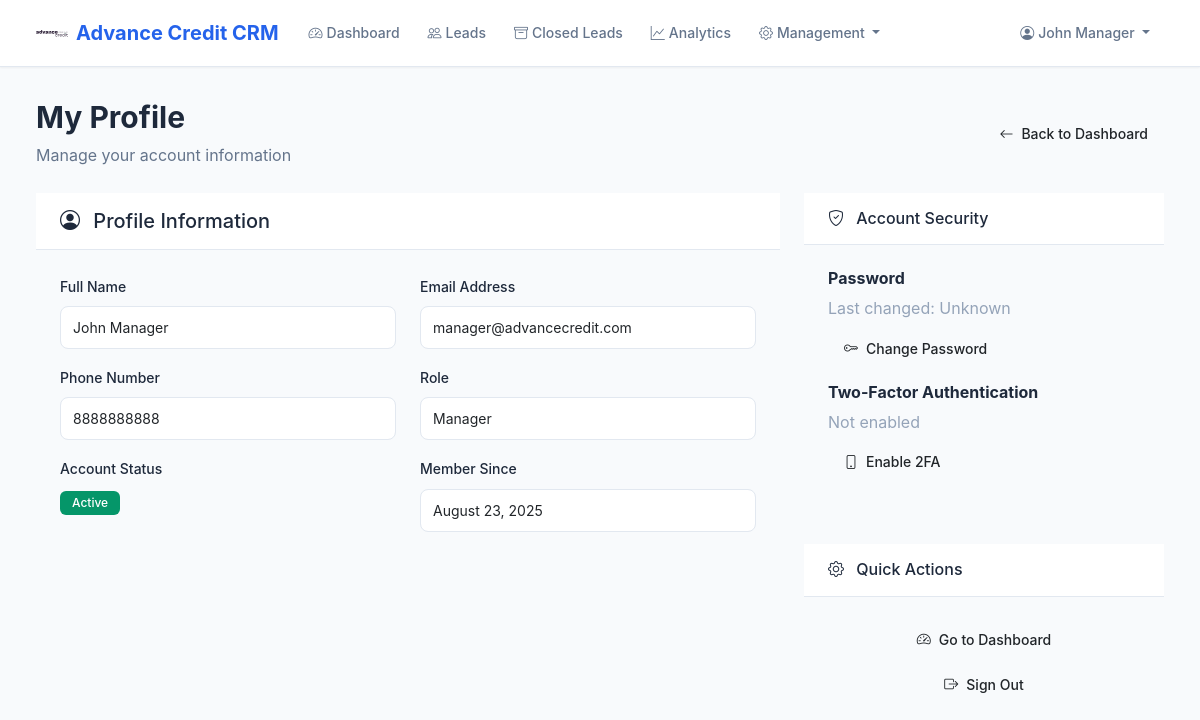
The app's page /crm/profile (signed in) with its own data.
### src/shared/crm_models.py (models this page shows)
class User(CRMBase):
    __tablename__ = "users"
    user_id = Column(Integer, primary_key=True, index=True)
    name = Column(String(128), nullable=False)
    email = Column(String(128), unique=True, nullable=False)
    phone = Column(String(32), unique=True, nullable=False)
    password_hash = Column(String(128), nullable=False)
    role = Column(String(32), default="employee")  # 'employee', 'manager', 'admin'
    is_active = Column(Boolean, default=True)
    created_at = Column(DateTime, server_default=func.now())
    employee = relationship("Employee", back_populates="user", uselist=False)

### src/crm/routes.py (the view)
@router.get("/profile", response_class=HTMLResponse)
def user_profile(request: Request, db: Session = Depends(get_db)):
    if not request.session.get("user_id"):
        return RedirectResponse("/crm/login", status_code=status.HTTP_302_FOUND)
    user_id = request.session.get("user_id")
    user = db.query(User).filter(User.user_id == user_id).first()
    if not user:
        return RedirectResponse("/crm/login", status_code=status.HTTP_302_FOUND)
    return templates.TemplateResponse("profile.html", {
        "request": request,
        "user": user
    })

### src/crm/templates/profile.html (shortened to what this page needs)
{% extends 'base.html' %}
{% block content %}
<div class="container-fluid">
    <div class="d-flex justify-content-between align-items-center mb-4">
        <div>
            <h1 class="page-title">My Profile</h1>
            <p class="page-subtitle">Manage your account information</p>
        </div>
        <a href="/crm/dashboard" class="btn btn-modern btn-secondary-modern">
            <i class="bi bi-arrow-left me-2"></i>Back to Dashboard
        </a>
    </div>
    <div class="row">
        <div class="col-lg-8">
            <div class="glass-card">
                <div class="card-header">
                    <h5 class="mb-0">
                        <i class="bi bi-person-circle me-2"></i>
                        Profile Information
                    </h5>
                </div>
                <div class="card-body">
                    <div class="row">
                        <div class="col-md-6 mb-3">
                            <label class="form-label">Full Name</label>
                            <input type="text" class="form-control form-control-modern" value="{{ user.name }}" readonly>
                        </div>
                        <div class="col-md-6 mb-3">
                            <label class="form-label">Email Address</label>
                            <input type="email" class="form-control form-control-modern" value="{{ user.email }}" readonly>
                        </div>
                    </div>
                    <div class="row">
                        <div class="col-md-6 mb-3">
                            <label class="form-label">Phone Number</label>
                            <input type="text" class="form-control form-control-modern" value="{{ user.phone }}" readonly>
                        </div>
                        <div class="col-md-6 mb-3">
                            <label class="form-label">Role</label>
                            <input type="text" class="form-control form-control-modern" value="{{ user.role|title }}" readonly>
                        </div>
                    </div>
                    <div class="row">
                        <div class="col-md-6 mb-3">
                            <label class="form-label">Account Status</label>
                            <div>
                                {% if user.is_active %}
                                <span class="badge badge-modern bg-success">Active</span>
                                {% else %}
                                <span class="badge badge-modern bg-danger">Inactive</span>
                                {% endif %}
                            </div>
                        </div>
                        <div class="col-md-6 mb-3">
                            <label class="form-label">Member Since</label>
                            <input type="text" class="form-control form-control-modern" value="{{ user.created_at.strftime('%B %d, %Y') }}" readonly>
                        </div>
                    </div>
                </div>
            </div>
        </div>
        <div class="col-lg-4">
            <div class="glass-card">
                <div class="card-header">
                    <h6 class="mb-0">
                        <i class="bi bi-shield-check me-2"></i>
                        Account Security
                    </h6>
                </div>
                <div class="card-body">
                    <div class="mb-3">
                        <h6 class="fw-bold">Password</h6>
                        <p class="text-muted mb-2">Last changed: Unknown</p>
                        <button class="btn btn-modern btn-warning-modern btn-sm">
                            <i class="bi bi-key me-2"></i>Change Password
                        </button>
                    </div>
                    <div class="mb-3">
                        <h6 class="fw-bold">Two-Factor Authentication</h6>
                        <p class="text-muted mb-2">Not enabled</p>
                        <button class="btn btn-modern btn-secondary-modern btn-sm">
                            <i class="bi bi-phone me-2"></i>Enable 2FA
                        </button>
                    </div>
                </div>
            </div>
            <div class="glass-card mt-4">
                <div class="card-header">
                    <h6 class="mb-0">
                        <i class="bi bi-gear me-2"></i>
                        Quick Actions
                    </h6>
                </div>
                <div class="card-body">
                    <div class="d-grid gap-2">
                        <a href="/crm/dashboard" class="btn btn-modern btn-primary-modern">
                            <i class="bi bi-speedometer2 me-2"></i>Go to Dashboard
                        </a>
                        <a href="/crm/logout" class="btn btn-modern btn-danger-modern">
                            <i class="bi bi-box-arrow-right me-2"></i>Sign Out
                        </a>
                    </div>
                </div>
            </div>
        </div>
    </div>
</div>
{% endblock %}

### src/crm/templates/base.html (shortened to what this page needs)
<!DOCTYPE html>
<html lang="en">
<head>
    <link href="https://cdn.jsdelivr.net/npm/bootstrap@5.3.0/dist/css/bootstrap.min.css" rel="stylesheet">
    <link href="https://cdn.jsdelivr.net/npm/bootstrap-icons@1.10.0/font/bootstrap-icons.css" rel="stylesheet">
</head>
<body>
    <nav class="navbar navbar-expand-lg">
        <div class="container-fluid">
            <a class="navbar-brand" href="/crm/dashboard">
                <img src="/crm/static/ac-logo-1.svg" alt="Advance Credit">
                Advance Credit CRM
            </a>
            <div class="collapse navbar-collapse" id="navbarNav">
                <ul class="navbar-nav me-auto">
                    <li class="nav-item">
                        <a class="nav-link {% if request.url.path == '/crm/dashboard' %}active{% endif %}" href="/crm/dashboard">
                            <i class="bi bi-speedometer2 me-1"></i>Dashboard
                        </a>
                    </li>
                    <li class="nav-item">
                        <a class="nav-link {% if request.url.path == '/crm/unified-leads' %}active{% endif %}" href="/crm/unified-leads">
                            <i class="bi bi-people me-1"></i>Leads
                        </a>
                    </li>
                    <li class="nav-item">
                        <a class="nav-link {% if request.url.path == '/crm/close-leads' %}active{% endif %}" href="/crm/close-leads">
                            <i class="bi bi-archive me-1"></i>Closed Leads
                        </a>
                    </li>
                    <li class="nav-item">
                        <a class="nav-link {% if request.url.path == '/crm/analytics' %}active{% endif %}" href="/crm/analytics">
                            <i class="bi bi-graph-up me-1"></i>Analytics
                        </a>
                    </li>
                    {% if request.session.get('user_role') in ['admin', 'manager'] %}
                    <li class="nav-item dropdown">
                        <a class="nav-link dropdown-toggle" href="#" role="button" data-bs-toggle="dropdown">
                            <i class="bi bi-gear me-1"></i>Management
                        </a>
                    </li>
                    {% endif %}
                </ul>
                <ul class="navbar-nav">
                    <li class="nav-item dropdown">
                        <a class="nav-link dropdown-toggle" href="#" role="button" data-bs-toggle="dropdown">
                            <i class="bi bi-person-circle me-1"></i>{{ request.session.get('user_name', 'User') }}
                        </a>
                    </li>
                </ul>
            </div>
        </div>
    </nav>
    <main class="main-content">
        {% block content %}{% endblock %}
    </main>
</body>
</html>

### src/crm/templates/base.html (style rules this page uses)
:root { --primary-color: #2563eb; --primary-dark: #1d4ed8; --secondary-color: #64748b; --success-color: #059669; --warning-color: #d97706; --danger-color: #dc2626; --info-color: #0891b2; --light-bg: #f8fafc; --white: #ffffff; --border-color: #e2e8f0; --text-primary: #1e293b; --text-secondary: #64748b; --text-muted: #94a3b8; --shadow-sm: 0 1px 2px 0 rgb(0 0 0 / 0.05); --shadow-md: 0 4px 6px -1px rgb(0 0 0 / 0.1), 0 2px 4px -2px rgb(0 0 0 / 0.1); --shadow-lg: 0 10px 15px -3px rgb(0 0 0 / 0.1), 0 4px 6px -4px rgb(0 0 0 / 0.1); --shadow-xl: 0 20px 25px -5px rgb(0 0 0 / 0.1), 0 8px 10px -6px rgb(0 0 0 / 0.1); }
* { box-sizing: border-box; }
body { background-color: var(--light-bg); font-family: 'Inter', -apple-system, BlinkMacSystemFont, 'Segoe UI', Roboto, sans-serif; color: var(--text-primary); line-height: 1.6; margin: 0; padding: 0; }
.navbar { background: var(--white); border-bottom: 1px solid var(--border-color); box-shadow: var(--shadow-sm); padding: 0.75rem 1.5rem; position: sticky; top: 0; z-index: 1000; }
.navbar-brand { font-weight: 700; font-size: 1.25rem; color: var(--primary-color) !important; display: flex; align-items: center; gap: 0.5rem; }
.navbar-brand img { width: 32px; height: 32px; }
.nav-link { color: var(--text-secondary) !important; font-weight: 500; font-size: 0.875rem; padding: 0.5rem 0.75rem !important; border-radius: 0.375rem; transition: all 0.2s ease; margin: 0 0.125rem; }
.main-content { padding: 2rem 1.5rem; min-height: calc(100vh - 70px); }
.card-header { background: var(--white); border-bottom: 1px solid var(--border-color); padding: 1rem 1.5rem; font-weight: 600; color: var(--text-primary); }
.card-body { padding: 1.5rem; }
.btn { font-weight: 500; border-radius: 0.5rem; padding: 0.5rem 1rem; font-size: 0.875rem; transition: all 0.2s ease; border: none; }
.badge { font-weight: 500; padding: 0.375rem 0.75rem; border-radius: 0.375rem; font-size: 0.75rem; }
.badge.bg-success { background-color: var(--success-color) !important; }
.form-control, .form-select { border: 1px solid var(--border-color); border-radius: 0.5rem; padding: 0.625rem 0.75rem; font-size: 0.875rem; transition: all 0.2s ease; }
.form-label { font-weight: 500; color: var(--text-primary); margin-bottom: 0.5rem; font-size: 0.875rem; }
.text-muted { color: var(--text-muted) !important; }
.page-title { font-size: 1.875rem; font-weight: 700; color: var(--text-primary); margin-bottom: 0.5rem; }
.page-subtitle { color: var(--text-secondary); font-size: 1rem; margin-bottom: 0; }

### records on screen
User: session.get "John Manager", name "John Manager", email "manager@advancecredit.com", phone "8888888888", role "Manager", created_at "August 23, 2025"
